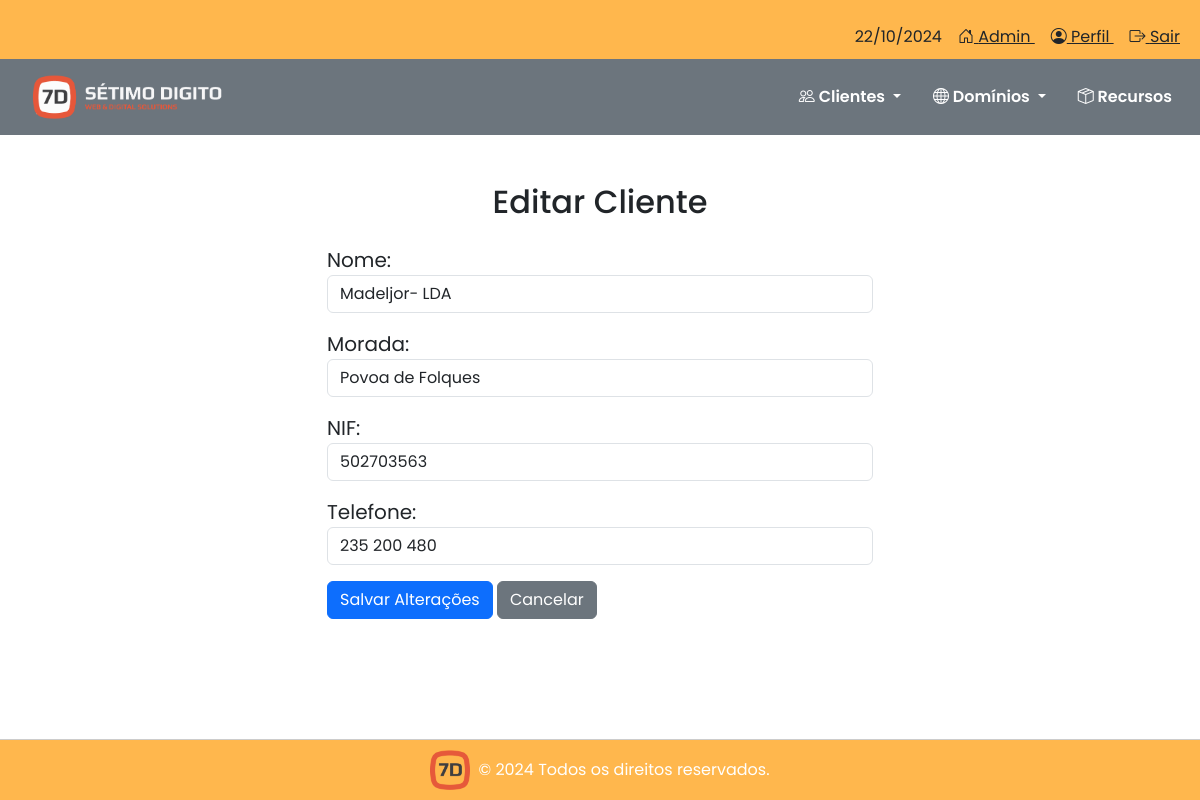
Page /clientes/editar/2/ on the earlier database version.
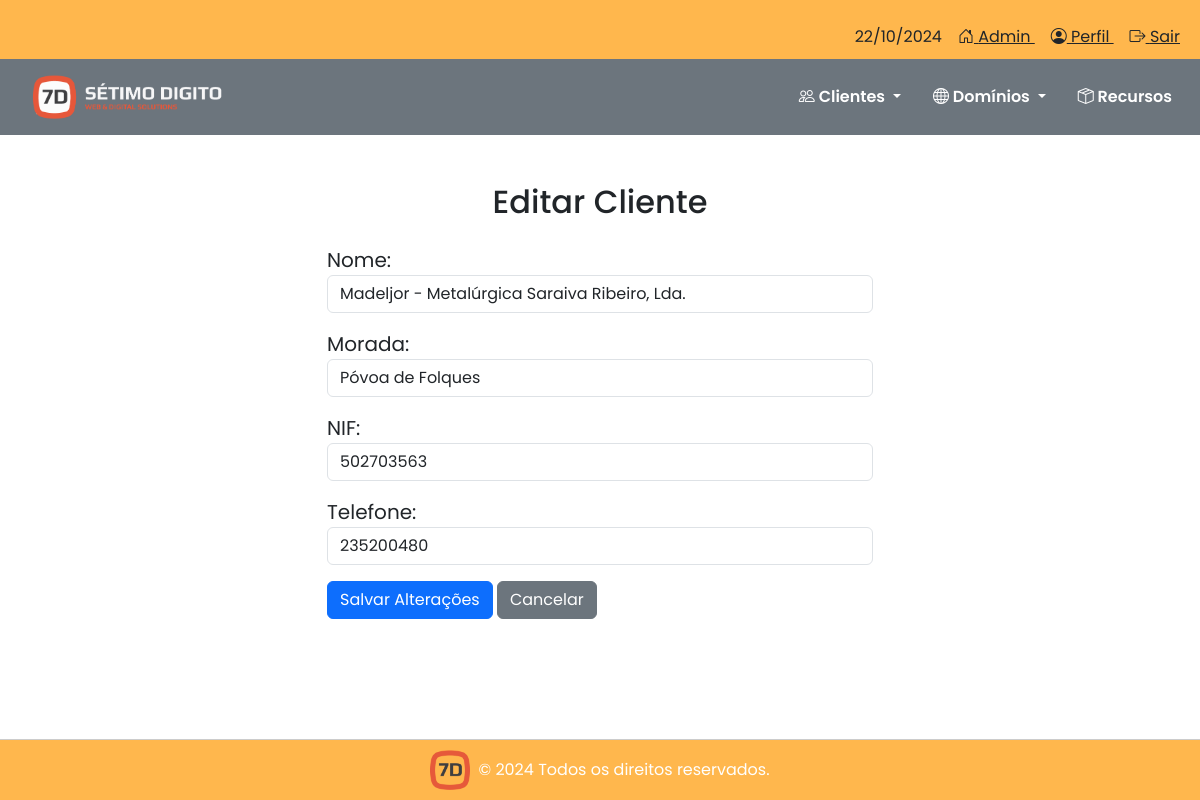
Same page on the later database version.
### clientes/models.py (models this page shows, shortened)
class Cliente(models.Model):
    nome = models.CharField(max_length=255)
    nif = models.CharField(max_length=9, verbose_name='Número de Identificação Fiscal')
    morada = models.CharField(max_length=255, blank=True, null=True)
    codigo_postal = models.CharField(max_length=10, blank=True, null=True)
    localidade = models.CharField(max_length=100, blank=True, null=True)
    telefone = models.CharField(max_length=15, blank=True, null=True)
    email = models.EmailField(blank=True, null=True)
    website = models.URLField(blank=True, null=True)
    cliente_desde = models.DateField(blank=True, null=True)

### clientes/views.py (the view)
# urls.py: path('clientes/editar/<int:cliente_id>/', views.editar_cliente, name='editar_cliente'),
def editar_cliente(request, cliente_id):
    cliente = get_object_or_404(Cliente, pk=cliente_id)
    if request.method == 'POST':
        form = ClienteForm(request.POST, instance=cliente)
        if form.is_valid():
            form.save()
            return redirect('listar_clientes')
    else:
        form = ClienteForm(instance=cliente)
    return render(request, 'clientes/editar_cliente.html', {'form': form, 'cliente': cliente})

### clientes/forms.py
class ClienteForm(forms.ModelForm):
    class Meta:
        model = Cliente
        fields = ['nome', 'nif', 'morada', 'codigo_postal', 'localidade', 'telefone', 'email', 'website']

### clientes/templatetags/form_tags.py (called while the page is built)
@register.filter
def add_class(field, css_class):
    return field.as_widget(attrs={'class': css_class})

### clientes/templates/clientes/editar_cliente.html (shortened to what this page needs)
{% extends 'base.html' %}
{% load static %}
{% load form_tags %}
{% block content %}
<div class="container mt-5">
    <h2 class="text-center mb-4">Editar Cliente</h2>
    <form method="POST" style="width: 50%; margin: 0 auto;">
        <div class="form-group mb-3">
            <label for="id_nome" class="font-weight-bold" style="font-size: 1.25rem;">Nome:</label>
            {{ form.nome|add_class:"form-control" }}
        </div>
        <div class="form-group mb-3">
            <label for="id_morada" class="font-weight-bold" style="font-size: 1.25rem;">Morada:</label>
            {{ form.morada|add_class:"form-control" }}
        </div>
        <div class="form-group mb-3">
            <label for="id_nif" class="font-weight-bold" style="font-size: 1.25rem;">NIF:</label>
            {{ form.nif|add_class:"form-control" }}
        </div>
        <div class="form-group mb-3">
            <label for="id_telefone" class="font-weight-bold" style="font-size: 1.25rem;">Telefone:</label>
            {{ form.telefone|add_class:"form-control" }}
        </div>
        <button type="submit" class="btn btn-primary">Salvar Alterações</button>
        <a href="{% url 'listar_clientes' %}" class="btn btn-secondary">Cancelar</a>
    </form>
</div>
{% endblock %}

Differences in the rows shown:
changed Cliente: nome "Madeljor- LDA" → "Madeljor - Metalúrgica Saraiva Ribeiro, Lda."; morada "Povoa de Folques" → "Póvoa de Folques"; telefone "235 200 480" → "235200480"
